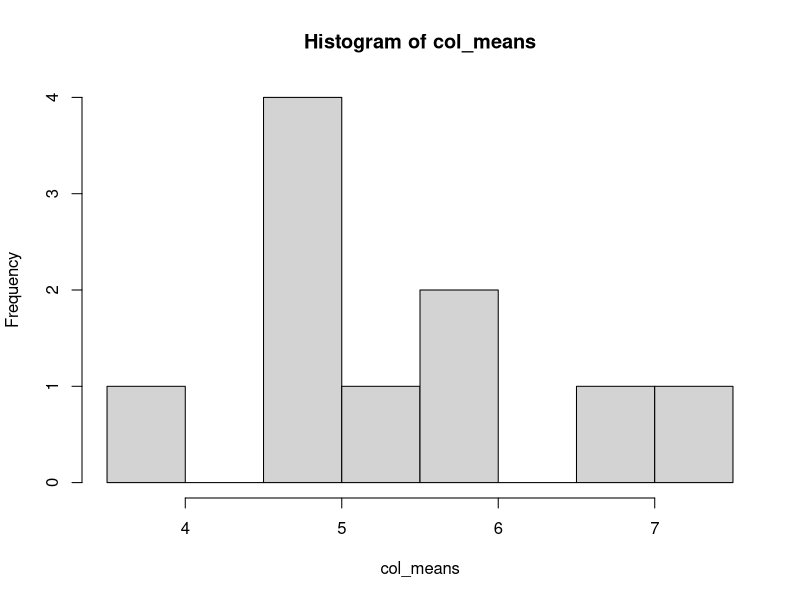

Write the R code that produced this figure.
## ---- chunk 1
library(tidyverse)
library(ggplot2)
## ---- chunk 2
    sum(c(52.3, 74.8, 3.17))
## ---- chunk 3
    sqrt(144)
## ---- chunk 4
    log10(200 * sin(pi / 4))
## ---- chunk 5
    cumsum(c(1, 3, 18, 20, 2))
## ---- chunk 6
    sample(c(0, 20), 10, replace = TRUE)
    round(runif(10, 0, 20))
## ---- chunk 7
    x <- 5
    y <- 10
## ---- chunk 8
    x * y
## ---- chunk 9
    z <- x * y
## ---- chunk 10
    myvec <- c(x, y, z)
## ---- chunk 11
    min(myvec)
    max(myvec)
    mean(myvec)
## ---- chunk 12
    remove(myvec)
## ---- chunk 13
    rainfall_per_year <- c(0.1, 0.5, 2.3, 1.1, 11.3, 14.7, 23.4, 15.7, 0, 0.9)
## ---- chunk 14
    mean(rainfall_per_year)
    sd(rainfall_per_year)
## ---- chunk 15
    cumsum(rainfall_per_year)
    sum(rainfall_per_year)
## ---- chunk 16
    which.max(rainfall_per_year)
## ---- chunk 17
    rainfall_per_year[rainfall_per_year > 10]
## ---- chunk 18
    mean(rainfall_per_year[rainfall_per_year > 5])
## ---- chunk 19
    rainfall_per_year[rainfall_per_year == 1.1 | rainfall_per_year == 0]
    rainfall_per_year[rainfall_per_year %in% c(0, 1.1)]
    which(rainfall_per_year == 1.1 | rainfall_per_year == 0)
    which(rainfall_per_year %in% c(0, 1.1))
## ---- chunk 20
    length_of_cylinder <- c(2.5, 3.4, 4.8, 3.1, 1.7)
    height_of_cylinder <- c(0.7, 0.4, 0.5, 0.5, 0.9)
## ---- chunk 21
    volume_of_cylinder <- length_of_cylinder * height_of_cylinder
## ---- chunk 22
    volume_of_cylinder
## ---- chunk 23
    volume_of_cylinder_millimeter <- volume_of_cylinder * 1000
## ---- chunk 24
    volume_of_cylinder_millimeter
## ---- chunk 25
    x <- c(1,2,3,4,5)
    y <- c(3,5,7,9)
## ---- chunk 26
    intersect(x, y)
## ---- chunk 27
    setdiff(x, y)
## ---- chunk 28
    union(x, y)
    c(x, y)
## ---- chunk 29
    matrix_w_random <- matrix(c(seq(0,18, by = 2), sample(0:10, 70,replace = T)),nrow = 8, ncol = 10, byrow = T)
## ---- chunk 30
    row_means <- rowMeans(matrix_w_random)
    sd(row_means)
## ---- chunk 31
    matrix_w_random.2 <- matrix_w_random[2:8,] #Keep 2 - 8
    matrix_w_random.2 <- matrix_w_random[-1,]  #Delete 1
    col_means <- colMeans(matrix_w_random.2)
    hist(col_means)
## ---- chunk 32
    family <- list(father = "John", mother = "Mary", child.ages = c(4, 6, 10))
## ---- chunk 33
    family
## ---- chunk 34
    child.names <- c("Bob", "Cate", "Susan")
## ---- chunk 35
    child.names
## ---- chunk 36
    c(family, child.names)
    conc.list <- list(family, child.names = child.names)
## ---- chunk 37
    conc.list
## ---- chunk 38
    conc.family <- list(child1= c(conc.list[[2]][[1]], conc.list[[1]][[3]][[1]]),
                        child2= c(conc.list[[2]][[2]], conc.list[[1]][[3]][[2]]),
                        child3= c(conc.list[[2]][[3]], conc.list[[1]][[3]][[3]]))
## ---- chunk 39
    conc.family
